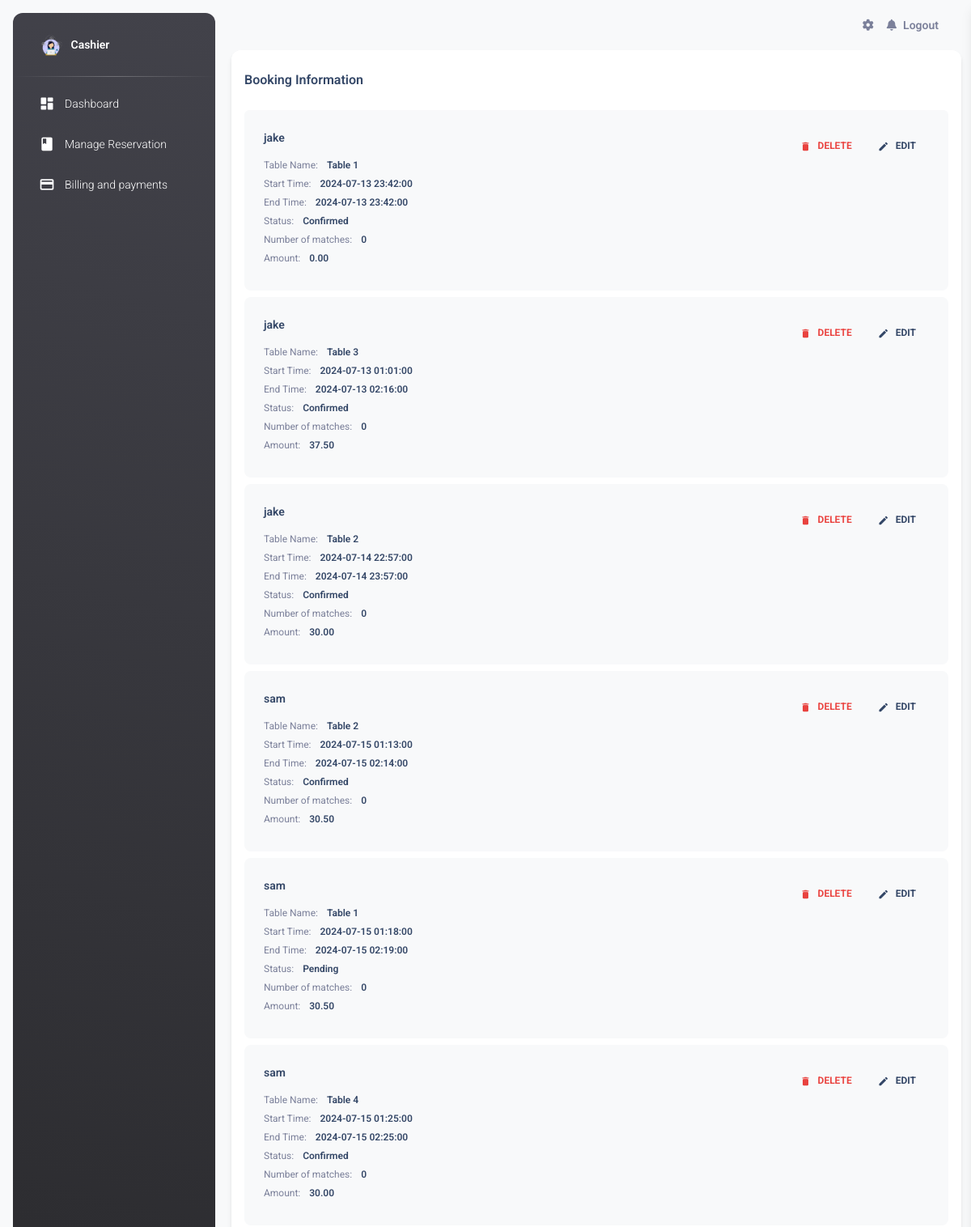
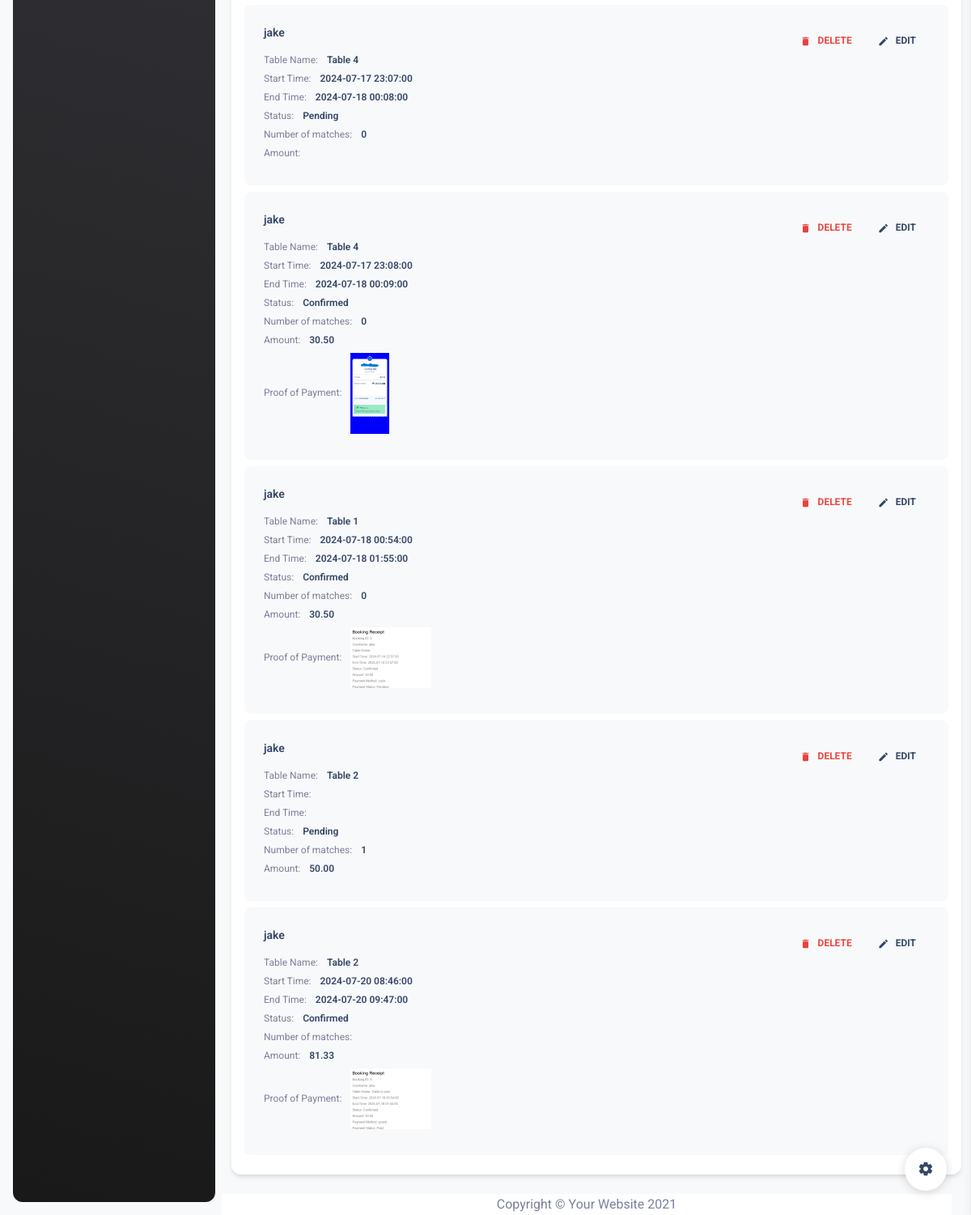
/cashier_booking.php (signed in), run on the app's committed database (2 pictures, top to bottom).
### tables this page shows
CREATE TABLE `transactions` (
  `transaction_id` int(11) NOT NULL,
  `booking_id` int(11) NOT NULL,
  `amount` decimal(10,2) NOT NULL,
  `payment_method` varchar(50) NOT NULL,
  `status` varchar(50) NOT NULL,
  `timestamp` timestamp NOT NULL DEFAULT current_timestamp(),
  `proof_of_payment` varchar(255) DEFAULT NULL
);

CREATE TABLE `bookings` (
  `booking_id` int(11) NOT NULL,
  `user_id` int(11) DEFAULT NULL,
  `table_id` int(11) DEFAULT NULL,
  `table_name` varchar(100) NOT NULL,
  `start_time` datetime DEFAULT NULL,
  `end_time` datetime DEFAULT NULL,
  `status` varchar(100) NOT NULL,
  `num_matches` int(11) DEFAULT NULL
);

### cashier_booking.php (the view, shortened to what this page needs)
<?php
include 'conn.php';
$sqlBookings = "SELECT b.booking_id, b.user_id, b.table_id, b.table_name, b.start_time, b.end_time, b.status, b.num_matches, t.amount, t.payment_method, t.proof_of_payment
                FROM bookings b
                LEFT JOIN transactions t ON b.booking_id = t.booking_id";
$stmtBookings = $conn->prepare($sqlBookings);
$stmtBookings->execute();
$bookings = $stmtBookings->fetchAll(PDO::FETCH_ASSOC);
$sqlUsers = "SELECT user_id, username FROM users";
$stmtUsers = $conn->prepare($sqlUsers);
$stmtUsers->execute();
$users = $stmtUsers->fetchAll(PDO::FETCH_ASSOC);
$userMap = [];
foreach ($users as $user) {
    $userMap[$user['user_id']] = $user['username'];
}
?>
<!DOCTYPE html>
<html lang="en">
   <head>
      <link href="./assets/css/nucleo-icons.css" rel="stylesheet" />
      <link href="./assets/css/nucleo-svg.css" rel="stylesheet" />
      <link id="pagestyle" href="./assets/css/material-dashboard.css?v=3.1.0" rel="stylesheet" />
      <link href="vendor/fontawesome-free/css/all.min.css" rel="stylesheet" type="text/css">
   </head>
   <body class="g-sidenav-show  bg-gray-100">
      <aside class="sidenav navbar navbar-vertical navbar-expand-xs border-0 border-radius-xl my-3 fixed-start ms-3   bg-gradient-dark" id="sidenav-main">
         <div class="sidenav-header">
            <a class="navbar-brand m-0" href=" https://demos.creative-tim.com/material-dashboard/pages/dashboard " target="_blank">
            <img src="./img/admin.png" class="navbar-brand-img h-100" alt="main_logo">
            <span class="ms-1 font-weight-bold text-white">Cashier</span>
            </a>
         </div>
         <hr class="horizontal light mt-0 mb-2">
         <div class="collapse navbar-collapse  w-auto " id="sidenav-collapse-main">
         <ul class="navbar-nav">
         <li class="nav-item">
               <a class="nav-link text-white " href="cashier_dashboard.php">
                  <div class="text-white text-center me-2 d-flex align-items-center justify-content-center">
                     <i class="material-icons opacity-10">dashboard</i>
                  </div>
                  <span class="nav-link-text ms-1">Dashboard</span>
               </a>
            </li>
            <li class="nav-item">
               <a class="nav-link text-white " href="cashier_booking.php">
                  <div class="text-white text-center me-2 d-flex align-items-center justify-content-center">
                     <i class="material-icons opacity-10">book</i>
                  </div>
                  <span class="nav-link-text ms-1">Manage Reservation</span>
               </a>
            </li>
            <li class="nav-item">
               <a class="nav-link text-white " href="cashier_billing.php">
                  <div class="text-white text-center me-2 d-flex align-items-center justify-content-center">
                     <i class="material-icons opacity-10">payment</i>
                  </div>
                  <span class="nav-link-text ms-1">Billing and payments</span>
               </a>
            </li>
         </ul>
      </aside>
      <main class="main-content border-radius-lg ">
         <nav class="navbar navbar-main navbar-expand-lg px-0 mx-4 shadow-none border-radius-xl" id="navbarBlur" data-scroll="true">
            <div class="container-fluid py-1 px-3">
               <div class="collapse navbar-collapse mt-sm-0 mt-2 me-md-0 me-sm-4" id="navbar">
                  <ul class="navbar-nav  justify-content-end">
                     <li class="nav-item px-3 d-flex align-items-center">
                        <a href="javascript:;" class="nav-link text-body p-0">
                        <i class="fa fa-cog fixed-plugin-button-nav cursor-pointer"></i>
                        </a>
                     </li>
                     <li class="nav-item dropdown pe-2 d-flex align-items-center">
                        <a href="javascript:;" class="nav-link text-body p-0" id="dropdownMenuButton" data-bs-toggle="dropdown" aria-expanded="false">
                        <i class="fa fa-bell cursor-pointer"></i>
                        </a>
                     </li>
                     <li class="nav-item d-flex align-items-center">
                        <a href="logout.php" class="nav-link text-body font-weight-bold px-0">
                        <span class="d-sm-inline d-none">Logout</span>
                        </a>
                     </li>
                  </ul>
               </div>
            </div>
         </nav>
         <div class="container-fluid">
         <div class="card">
            <div class="card-header pb-0 px-3">
               <h6 class="mb-0">Booking Information</h6>
            </div>
            <div class="card-body pt-4 p-3">
               <ul class="list-group">
               <?php
                  if (!empty($bookings)) {
                     foreach ($bookings as $booking) {
                        echo '<li class="list-group-item border-0 d-flex p-4 mb-2 bg-gray-100 border-radius-lg">';
                        echo '<div class="d-flex flex-column">';
                        echo '<h6 class="mb-3 text-sm">' . htmlspecialchars($userMap[$booking["user_id"]]) . '</h6>';
                        echo '<span class="mb-2 text-xs">Table Name: <span class="text-dark font-weight-bold ms-sm-2">' . htmlspecialchars($booking["table_name"]) . '</span></span>';
                        echo '<span class="mb-2 text-xs">Start Time: <span class="text-dark ms-sm-2 font-weight-bold">' . htmlspecialchars($booking["start_time"]) . '</span></span>';
                        echo '<span class="mb-2 text-xs">End Time: <span class="text-dark ms-sm-2 font-weight-bold">' . htmlspecialchars($booking["end_time"]) . '</span></span>';
                        echo '<span class="mb-2 text-xs">Status: <span class="text-dark ms-sm-2 font-weight-bold">' . htmlspecialchars($booking["status"]) . '</span></span>';
                        echo '<span class="mb-2 text-xs">Number of matches: <span class="text-dark ms-sm-2 font-weight-bold">' . htmlspecialchars($booking["num_matches"]) . '</span></span>';
                        echo '<span class="mb-2 text-xs">Amount: <span class="text-dark ms-sm-2 font-weight-bold">' . htmlspecialchars($booking["amount"]) . '</span></span>';
                        if (!empty($booking["proof_of_payment"])) {
                        echo '<span class="mb-2 text-xs">Proof of Payment: <span class="text-dark ms-sm-2 font-weight-bold">';
                        echo '<a href="#" onclick="openImageModal(\'' . htmlspecialchars($booking["proof_of_payment"]) . '\'); return false;">';
                        echo '<img src="' . htmlspecialchars($booking["proof_of_payment"]) . '" alt="Proof of Payment" style="max-width: 100px; max-height: 100px;">';
                        echo '</a>';
                        echo '</span></span>';
                        }
                        echo '</div>';
                        echo '<div class="ms-auto text-end">';
                        echo '<a class="btn btn-link text-danger text-gradient px-3 mb-0" href="delete_booking.php?booking_id=' . htmlspecialchars($booking["booking_id"]) . '"><i class="material-icons text-sm me-2">delete</i>Delete</a>';
                        echo '<a class="btn btn-link text-dark px-3 mb-0" data-toggle="modal" data-target="#bookingModal" onclick=\'openEditModal(' . htmlspecialchars(json_encode($booking)) . ')\'>';
                        echo '<i class="material-icons text-sm me-2">edit</i>Edit</a>';
                        echo '</div>';
                        echo '</li>';
                     }
                  } else {
                     echo '<li class="list-group-item border-0 d-flex p-4 mb-2 bg-gray-100 border-radius-lg">';
                     echo '<div class="d-flex flex-column">';
                     echo '<h6 class="mb-3 text-sm">No bookings found.</h6>';
                     echo '</div>';
                     echo '</li>';
                  }
                  ?>
                  </ul>
            </div>
         </div>
         <div class="row">
         <div class="row mt-4">
            <footer class="sticky-footer bg-white">
               <div class="container my-auto">
                     <div class="copyright text-center my-auto">
                        <span>Copyright &copy; Your Website 2021</span>
                      </div>
                </div>
            </footer>
         </div>
      </main>
      <div class="fixed-plugin">
         <a class="fixed-plugin-button text-dark position-fixed px-3 py-2">
         <i class="material-icons py-2">settings</i>
         </a>
      </div>
   </body>
</html>

### data on the page
transactions: booking.user_id "jake", booking.table_name "Table 1", booking.start_time "2024-07-13 23:42:00", booking.end_time "2024-07-13 23:42:00", booking.status "Confirmed", booking.num_matches "0", amount "0.00"
transactions: booking.user_id "jake", booking.table_name "Table 3", booking.start_time "2024-07-13 01:01:00", booking.end_time "2024-07-13 02:16:00", booking.status "Confirmed", booking.num_matches "0", amount "37.50"
transactions: booking.user_id "jake", booking.table_name "Table 2", booking.start_time "2024-07-14 22:57:00", booking.end_time "2024-07-14 23:57:00", booking.status "Confirmed", booking.num_matches "0", amount "30.00"
transactions: booking.user_id "sam", booking.table_name "Table 2", booking.start_time "2024-07-15 01:13:00", booking.end_time "2024-07-15 02:14:00", booking.status "Confirmed", booking.num_matches "0", amount "30.50"
transactions: booking.user_id "sam", booking.table_name "Table 1", booking.start_time "2024-07-15 01:18:00", booking.end_time "2024-07-15 02:19:00", booking.status "Pending", booking.num_matches "0", amount "30.50"
transactions: booking.user_id "sam", booking.table_name "Table 4", booking.start_time "2024-07-15 01:25:00", booking.end_time "2024-07-15 02:25:00", booking.status "Confirmed", booking.num_matches "0", amount "30.00"
bookings: user "jake", table_name "Table 4", start_time "2024-07-17 23:07:00", end_time "2024-07-18 00:08:00", status "Pending", num_matches "0"
transactions: booking.user_id "jake", booking.table_name "Table 4", booking.start_time "2024-07-17 23:08:00", booking.end_time "2024-07-18 00:09:00", booking.status "Confirmed", booking.num_matches "0", amount "30.50", proof_of_payment (picture)
transactions: booking.user_id "jake", booking.table_name "Table 1", booking.start_time "2024-07-18 00:54:00", booking.end_time "2024-07-18 01:55:00", booking.status "Confirmed", booking.num_matches "0", amount "30.50", proof_of_payment (picture)
transactions: booking.user_id "jake", booking.table_name "Table 2", booking.status "Pending", booking.num_matches "1", amount "50.00"
transactions: booking.user_id "jake", booking.table_name "Table 2", booking.start_time "2024-07-20 08:46:00", booking.end_time "2024-07-20 09:47:00", booking.status "Confirmed", amount "81.33", proof_of_payment (picture)
